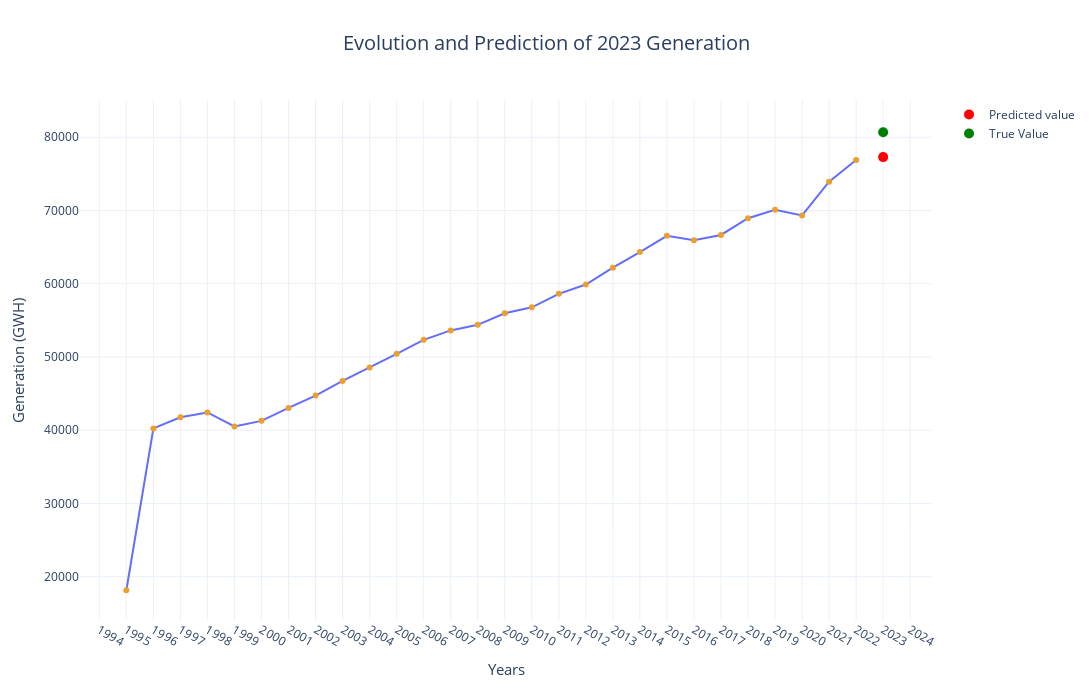

This figure's notebook cell:
### Markdown cell above
## Linear Regression Model for Future Generation Prediction
Building and training the regression model.

### Code cell
# Initialize the Linear Regression model
temp_reg = LinearRegression()

# Fit the model to the data
temp_reg.fit(np.array(data["Fecha"]).reshape(-1, 1), np.array(data["Total"]).reshape(-1, 1))

# Predict the value for the year 2023
prediccion = temp_reg.predict(np.array(2023).reshape(1, -1)).item()

# Print the prediction for 2023
print(f"Prediction for 2023: {round(prediccion,2)} GWH")

# Plot the data using Plotly
fig = px.line(data, x='Fecha', y='Total', title='Evolution and Prediction of 2023 Generation ',
              labels={'Fecha': 'Years', 'Total': 'Generation (GWH)'}, markers=True)

# Update the trace marker color
fig.update_traces(marker=dict(color='#EBA02E'))

# Add the prediction point
fig.add_trace(go.Scatter(
    x=[2023], y=[prediccion],
    mode='markers', name='Predicted value',
    marker=dict(color='red', size=10)
))

# Add the true value point
fig.add_trace(go.Scatter(
    x=[2023], y=[80687.35],
    mode='markers', name='True Value',
    marker=dict(color='green', size=10)
))

# Update the layout
fig.update_layout(
    xaxis=dict(tickmode='linear'),
    yaxis=dict(tickformat=".0f"),
    template='plotly_white',
    title=dict(font=dict(size=20), x=0.5,  # Centring the title
        xanchor='center',),
    xaxis_title=dict(font=dict(size=15)),
    yaxis_title=dict(font=dict(size=15)),
    legend=dict(font=dict(size=12)),width=1400,height=700
)

# Show the plot
fig.show()

#Seaborn Plot for github visualization
plt.figure(figsize=(17,10))
sns.lineplot(x="Fecha",y="Total",data=data,marker='o')
sns.scatterplot(x=[2023],y=prediccion,color="red",label="Predicted Value 2023")
sns.scatterplot(x=[2023],y=80687.35,label="True Value (2023)")#dato verdadero sacado del dashboaard

plt.annotate(f'{prediccion:.2f} GWH', (2023, prediccion), textcoords="offset points", xytext=(0,10), ha='center')


plt.annotate(f'{80687.35:.2f} GWH', (2023, 80687.35), textcoords="offset points", xytext=(0,10), ha='center')
plt.grid(alpha=0.5)
plt.xticks(ticks=range(1995, 2024, 1), rotation=45)
plt.title('Evolution and Prediction of 2023 Generation ',fontsize=18)
plt.xlabel('Years')
plt.ylabel('Generation(GWH)')
plt.show()

print(f"The value predicted by the linear regression model is {round(prediccion,2)} GWh (shown in red on the graph), while the actual value is 80,687.35 GWh (shown in green).")
print(f"the difference between the predicted value and the true value is: {round((80687.35-prediccion)/80687.35*100,2)} %")

### Figure 1 — Plotly figure (JSON) as saved in the notebook; plotly's stock layout.template omitted (floating-point values rounded to 4 significant figures)
{"data": [{"hovertemplate": "Years=%{x}<br>Generation (GWH)=%{y}<extra></extra>", "legendgroup": "", "line": {"color": "#636efa", "dash": "solid"}, "marker": {"color": "#EBA02E", "symbol": "circle"}, "mode": "lines+markers", "name": "", "orientation": "v", "showlegend": false, "type": "scatter", "x": [1995, 1996, 1997, 1998, 1999, 2000, 2001, 2002, 2003, 2004, 2005, 2006, 2007, 2008, 2009, 2010, 2011, 2012, 2013, 2014, 2015, 2016, 2017, 2018, 2019, 2020, 2021, 2022], "xaxis": "x", "y": [18148, 40249, 41768, 42422, 40514, 41277, 43048, 44734, 46735, 48563, 50431, 52340, 53627, 54395, 55965, 56787, 58621, 59891, 62197, 64328, 66548, 65943, 66667, 68947, 70114, 69324, 73933, 76908], "yaxis": "y"}, {"marker": {"color": "red", "size": 10}, "mode": "markers", "name": "Predicted value", "type": "scatter", "x": [2023], "y": [77290.0]}, {"marker": {"color": "green", "size": 10}, "mode": "markers", "name": "True Value", "type": "scatter", "x": [2023], "y": [80690.0]}], "layout": {"height": 700, "legend": {"font": {"size": 12}, "tracegroupgap": 0}, "title": {"font": {"size": 20}, "text": "Evolution and Prediction of 2023 Generation ", "x": 0.5, "xanchor": "center"}, "width": 1400, "xaxis": {"anchor": "y", "domain": [0, 1], "tickmode": "linear", "title": {"font": {"size": 15}, "text": "Years"}}, "yaxis": {"anchor": "x", "domain": [0, 1], "tickformat": ".0f", "title": {"font": {"size": 15}, "text": "Generation (GWH)"}}}}
